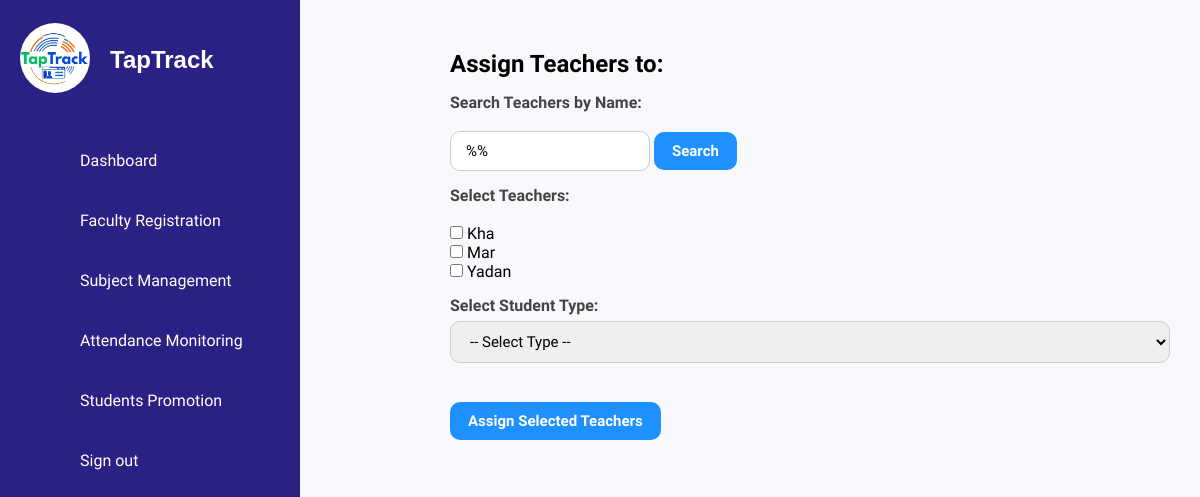
/ISIERA/assign_subjects.php, run on an earlier commit of the app's database.
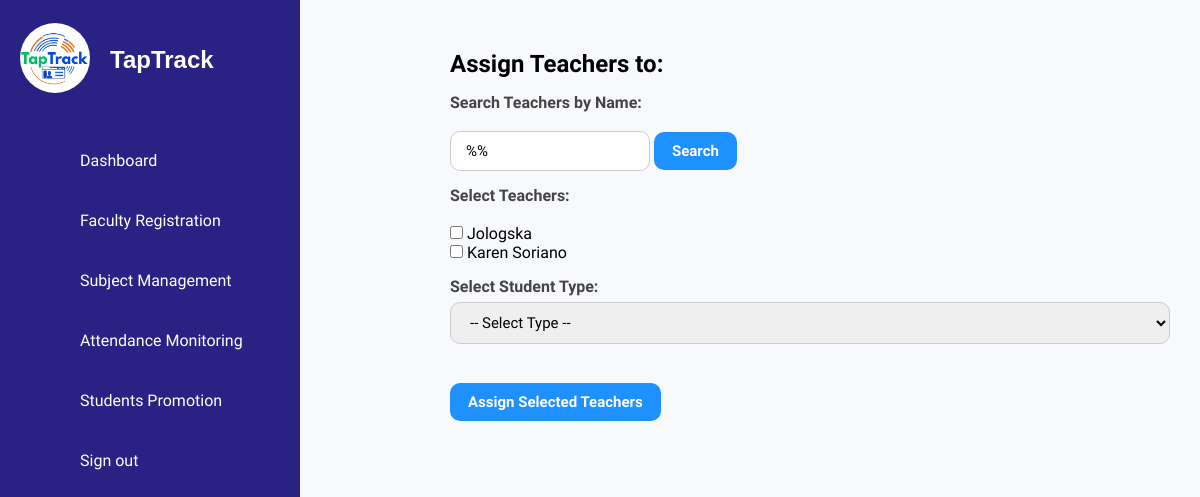
And on a later commit of the database.
### tables this page shows
CREATE TABLE `faculty` (
  `id` int(11) NOT NULL,
  `teacher_id` varchar(6) NOT NULL,
  `name` varchar(100) NOT NULL,
  `email` varchar(100) NOT NULL,
  `contact` varchar(20) DEFAULT NULL,
  `dob` date NOT NULL,
  `password` varchar(255) NOT NULL
);

### ISIERA/assign_subjects.php (the view, shortened to what this page needs)
<?php
include('db_connection.php');
$subject_id = $_GET['subject_id'] ?? null;
$subject_query = $conn->prepare("SELECT subject_name, student_type FROM subjects WHERE id = ?");
$subject_query->bind_param("i", $subject_id);
$subject_query->execute();
$subject = $subject_query->get_result()->fetch_assoc();
$search_term = '';
$teachers_query = $conn->prepare("SELECT id, name FROM Faculty WHERE name LIKE ? ORDER BY name ASC");
$search_term = "%" . $search_term . "%";
$teachers_query->bind_param("s", $search_term);
$teachers_query->execute();
$teachers = $teachers_query->get_result();
?>
<!DOCTYPE html>
<html lang="en">
<head>
    <link rel="stylesheet" href="assets/css/style.css">
    <link rel="stylesheet" href="assets/css/subject.css">
</head>
<body>
<?php include('sidebar.php'); ?>
<div class="subject-manager" style="margin-left: 420px;">
    <h2>Assign Teachers to: <?= htmlspecialchars($subject['subject_name']) ?></h2>
    <form method="POST">
        <label>Search Teachers by Name:</label>
        <input type="text" name="search_term" value="<?= htmlspecialchars($search_term) ?>" placeholder="Search..." style="width: 200px;">
        <input type="submit" value="Search">
    </form>
    <form method="POST">
        <label>Select Teachers:</label><br>
        <?php while ($row = $teachers->fetch_assoc()): ?>
            <input type="checkbox" name="teacher_ids[]" value="<?= $row['id'] ?>"> <?= htmlspecialchars($row['name']) ?><br>
        <?php endwhile; ?>
        <label>Select Student Type:</label>
        <select name="student_type" required>
            <option value="">-- Select Type --</option>
        </select>
        <br><br>
        <input type="submit" value="Assign Selected Teachers">
    </form>
</div>
</body>
</html>

What changed in the data, as far as the page shows it:
removed faculty: name "Kha"
removed faculty: name "Mar"
removed faculty: name "Yadan"
added faculty: name "Jologska"
added faculty: name "Karen Soriano"
